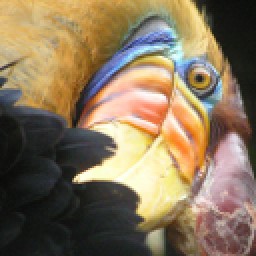
#> input picture data/bird_small.png, 128 x 128 px (shown 2 times larger)
$ python 7_kmeans_pca_sklearn.py
#> lines starting #> are read from the running program, lines starting #| are printed output that depends on the picture
import matplotlib.pyplot as plt
from matplotlib import gridspec
import numpy as np
from sklearn import cluster, decomposition
from scipy.io import loadmat
from sklearn.preprocessing import StandardScaler


def kmeans_ex7_ng():
    """Run kmeans.
        Example from Andrew Ng's coursera course
    """

    # =====================
    # load data
    dataset = loadmat('data/ex7data2.mat')
#> (reads data/ex7data2.mat from the repository)
    print(dataset.keys())

    X = dataset['X']
    print('X:', X.shape, X[0, :])

    # =====================
    # kmeans
    num_clusters = 3
    kmeans = cluster.KMeans(n_clusters=num_clusters, random_state=None)
    kmeans.fit(X)

    # =====================
    # plotting clusters

    plt.scatter(X[:, 0], X[:, 1], s=40, c=kmeans.labels_, cmap=plt.cm.prism)
    plt.scatter(kmeans.cluster_centers_[:, 0], kmeans.cluster_centers_[:, 1], marker='+', s=100, c='k', linewidth=2)

    # [5 lines of commented-out code are left out]

    plt.xlabel('X1')
    plt.ylabel('X2')
    plt.legend()

    plt.show()
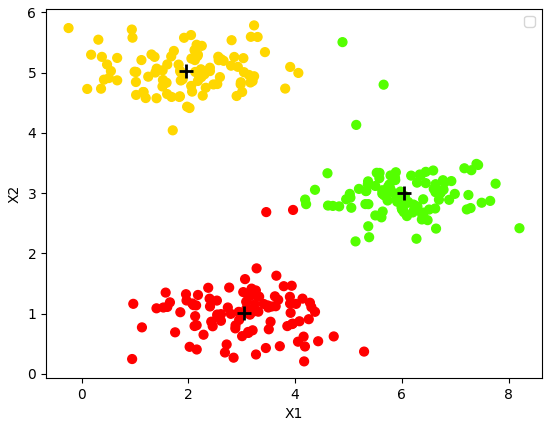
#> figure drawn by matplotlib, 1 panel


def kmeans_image_compression_ex7_ng():
    """use kmeans for compressing image"""

    # =====================
    # load data
    img = plt.imread('data/bird_small.png')
#> img is the input picture: shape (128, 128, 3) float32; mean R, G, B 0.531, 0.46, 0.358
    img_shape = img.shape
#> img_shape = (128, 128, 3)
    print('img:', img_shape)
#| img: (128, 128, 3)

    # reshape
    A = img / 255
    AA = A.reshape(img_shape[0]*img_shape[1], img_shape[2])
    print('AA:', AA.shape)
#| AA: (16384, 3)

    # =====================
    # kmeans
    num_clusters = 16
    kmeans = cluster.KMeans(n_clusters=num_clusters, random_state=None)
    kmeans.fit(AA)

    # smaller representation:
    # kmeans.labels_ (stores idx)
    # or kmeans.fit_predict(X)

    # =====================
    # recover
    AA_recovered = kmeans.cluster_centers_[kmeans.labels_]
    A_recovered = AA_recovered.reshape(img_shape[0], img_shape[1], img_shape[2])
    img_recovered = A_recovered * 255

    # =====================
    # display images
    fig = plt.figure(figsize=(10, 8), facecolor='white')
    fig1 = fig.add_subplot(1, 2, 1)
    plt.imshow(img)
    fig1.set_title('Original')

    fig2 = fig.add_subplot(1, 2, 2)
    plt.imshow(img_recovered)
    fig2.set_title('Recovered')

    plt.show()
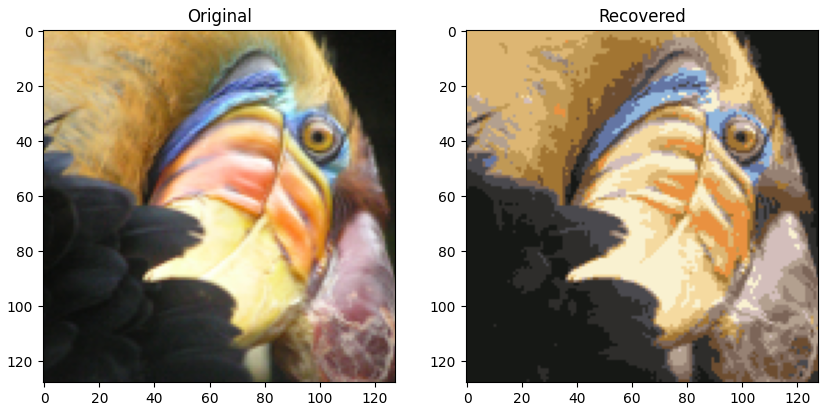
#> figure drawn by matplotlib, 2 panels


def pca_ex7_ng():
    """Run PCA"""

    # =====================
    # load data
    dataset = loadmat('data/ex7data1.mat')
#> (reads data/ex7data1.mat from the repository)
    print(dataset.keys())

    X = dataset['X']
    print('X:', X.shape, X[0, :])

    # scatterplot of data
    fig = plt.figure(figsize=(9, 9), facecolor='white')
    fig.add_subplot(221)
    plt.scatter(X[:, 0], X[:, 1], s=40, c='k', cmap=plt.cm.prism)

    # =====================
    # standardizing the data
    scaler = StandardScaler()
    scaler.fit(X)
    mu = scaler.mean_
    X_scaled = scaler.transform(X)
    print('X scaled:', X_scaled.shape, X_scaled[0, :])

    # =====================
    # pca
    pca = decomposition.PCA()
    pca.fit(X_scaled)

    print('pca components (U):', pca.components_)
    print('mean:', mu)

    v = pca.explained_variance_
    print('variance ratio:', v)

    # =====================
    # plotting

    # p1 = mu[0] + pca.components_[0][0] * v[0]
    # p2 = mu[1] + pca.components_[0][1] * v[0]
    # plt.plot([mu[0], p1], [mu[1], p2], 'r-', lw=2)

    # two principal components as vectors
    plt.quiver(mu[0], mu[1], pca.components_[0][0] * v[0] * 1.5, pca.components_[0][1] * v[0] * 1.5, angles='xy', scale_units='xy', scale=1, color='r')
    plt.quiver(mu[0], mu[1], pca.components_[1][0] * v[1] * 1.5, pca.components_[1][1] * v[1] * 1.5, angles='xy', scale_units='xy', scale=1, color='r')

    # =====================
    # run pca with 1 component

    fig.add_subplot(222)

    pca2 = decomposition.PCA(n_components=1)
    pca2.fit(X_scaled)

    transformed = pca2.transform(X_scaled)
    print('transformed:', transformed.shape, transformed[0])

    recovered = pca2.inverse_transform(transformed)
    print('recovered:', recovered.shape, recovered[0])

    # =====================
    # display scatterplot of data and projected data (onto first principal component)

    # scaled original X
    plt.scatter(X_scaled[:, 0], X_scaled[:, 1], s=40, c='k', cmap=plt.cm.prism)
    # transformed
    plt.scatter(recovered[:, 0], recovered[:, 1], c='r', marker='x')

    plt.show()
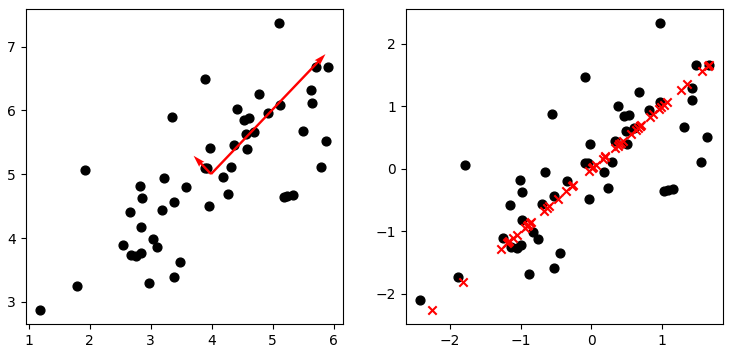
#> figure drawn by matplotlib, 2 panels


def pca_faces_ex7_ng():
    """Use PCA for image compression"""

    # =====================
    # load data
#> (the run stopped early here; a loop or call above may not have finished)
